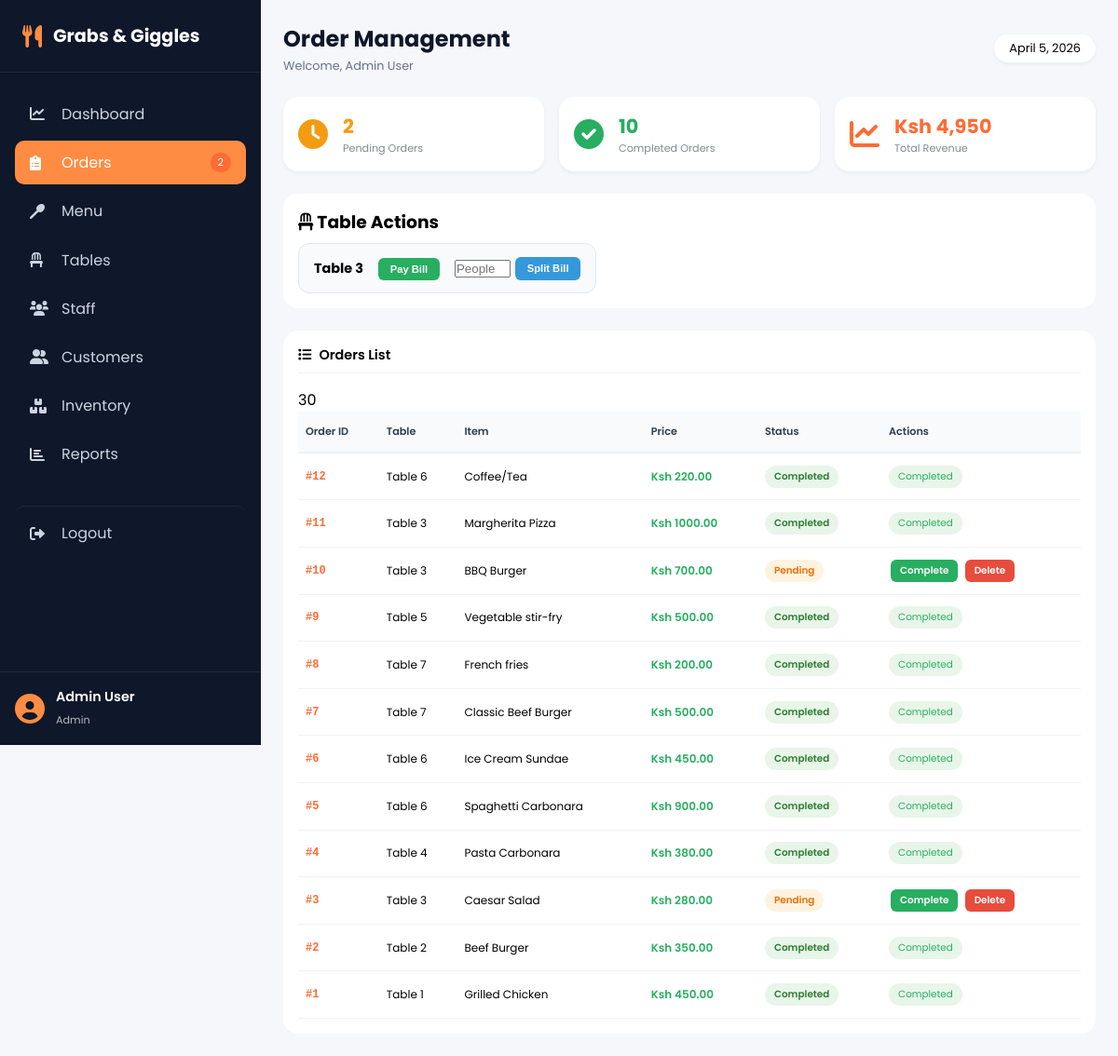
The page /pages/orders.php (signed in) on the database its author committed.
### tables this page shows
CREATE TABLE `orders` (
  `id` int(11) NOT NULL,
  `table_number` int(11) NOT NULL,
  `item_name` varchar(100) NOT NULL,
  `price` decimal(10,2) NOT NULL,
  `status` varchar(20) DEFAULT 'pending',
  `created_at` timestamp NOT NULL DEFAULT current_timestamp(),
  `customer_id` int(11) DEFAULT NULL
);

### pages/orders.php (the view, shortened to what this page needs)
<?php
include("../db_connect.php");
$user_role = $_SESSION['role'];
$user_name = $_SESSION['name'];
$orders = $conn->query("SELECT * FROM orders ORDER BY id DESC");
$pending = $conn->query("SELECT COUNT(*) as c FROM orders WHERE status='pending'")->fetch_assoc()['c'];
$completed = $conn->query("SELECT COUNT(*) as c FROM orders WHERE status='completed'")->fetch_assoc()['c'];
$revenue = $conn->query("SELECT SUM(price) as total FROM orders WHERE status='completed'")->fetch_assoc()['total'];
$tables_with_orders = $conn->query("SELECT DISTINCT table_number FROM orders WHERE status='pending'");
?>
<!DOCTYPE html>
<html>
<head>
    <link rel="stylesheet" href="https://cdnjs.cloudflare.com/ajax/libs/font-awesome/6.0.0-beta3/css/all.min.css">
    <link rel="stylesheet" href="../css/dashboard.css">
</head>
<body>
<div class="dashboard-container">
    <aside class="sidebar">
        <div class="sidebar-header"><div class="logo"><i class="fas fa-utensils"></i><span>Grabs & Giggles</span></div></div>
        <nav class="sidebar-nav">
            <?php if($user_role == 'Admin'): ?>
            <a href="dashboard.php" class="nav-item"><i class="fas fa-chart-line"></i><span>Dashboard</span></a>
            <?php endif; ?>
            <a href="orders.php" class="nav-item active"><i class="fas fa-clipboard-list"></i><span>Orders</span><?php if($pending>0) echo "<span class='badge'>$pending</span>"; ?></a>
            <a href="menu.php" class="nav-item"><i class="fas fa-utensil-spoon"></i><span>Menu</span></a>
            <a href="tables.php" class="nav-item"><i class="fas fa-chair"></i><span>Tables</span></a>
            <?php if($user_role == 'Admin'): ?>
            <a href="staff.php" class="nav-item"><i class="fas fa-users"></i><span>Staff</span></a>
            <a href="customers.php" class="nav-item"><i class="fas fa-user-friends"></i><span>Customers</span></a>
            <a href="inventory.php" class="nav-item"><i class="fas fa-boxes"></i><span>Inventory</span></a>
            <a href="reports.php" class="nav-item"><i class="fas fa-chart-bar"></i><span>Reports</span></a>
            <?php endif; ?>
            <a href="logout.php" class="nav-item logout"><i class="fas fa-sign-out-alt"></i><span>Logout</span></a>
        </nav>
        <div class="user-info"><i class="fas fa-user-circle"></i><div><p><?php echo $user_name; ?></p><small><?php echo $user_role; ?></small></div></div>
    </aside>
    <main class="main-content">
        <div class="top-bar">
            <div><h1>Order Management</h1><p>Welcome, <?php echo $user_name; ?></p></div>
            <div class="date"><?php echo date('F j, Y'); ?></div>
        </div>
        <div class="stats-mini">
            <div class="stat-mini-card pending-stat"><i class="fas fa-clock"></i><div><h3><?php echo $pending; ?></h3><p>Pending Orders</p></div></div>
            <div class="stat-mini-card completed-stat"><i class="fas fa-check-circle"></i><div><h3><?php echo $completed; ?></h3><p>Completed Orders</p></div></div>
            <div class="stat-mini-card revenue-stat"><i class="fas fa-chart-line"></i><div><h3>Ksh <?php echo number_format($revenue); ?></h3><p>Total Revenue</p></div></div>
        </div>
        <?php if($tables_with_orders && $tables_with_orders->num_rows > 0): ?>
        <div class="table-actions-card">
            <h3><i class="fas fa-chair"></i> Table Actions</h3>
            <div class="table-actions-grid">
                <?php while($t = $tables_with_orders->fetch_assoc()): ?>
                <div class="table-action">
                    <strong>Table <?php echo $t['table_number']; ?></strong>
                    <form method="POST" style="display:inline;">
                        <button type="submit" name="pay_table" class="btn-pay">Pay Bill</button>
                    </form>
                    <form method="POST" style="display:inline-flex; gap:5px; align-items:center;">
                        <input type="number" name="people" placeholder="People" style="width:60px;" required>
                        <button type="submit" name="split_bill" class="btn-split">Split Bill</button>
                    </form>
                </div>
                <?php endwhile; ?>
            </div>
        </div>
        <?php endif; ?>
        <div class="recent-orders-card">
            <div class="card-header"><h3><i class="fas fa-list"></i> Orders List</h3></div>
            <div class="table-responsive">
                <table class="orders-table">
                    <thead>
                            <th>Order ID</th>
                            <th>Table</th>
                            <th>Item</th>
                            <th>Price</th>
                            <th>Status</th>
                            <th>Actions</th>
                        </thead>
                    <tbody>
                        <?php if($orders && $orders->num_rows > 0): ?>
                            <?php while($order = $orders->fetch_assoc()): ?>
                            <tr data-status="<?php echo $order['status']; ?>">
                                <td class="order-id">#<?php echo $order['id']; ?> </span>
                                <td class="table-num">Table <?php echo $order['table_number']; ?> </span>
                                <td class="item-name"><?php echo $order['item_name']; ?> </span>
                                <td class="price">Ksh <?php echo $order['price']; ?> </span>
                                <td class="status-cell">
                                    <span class="status-badge <?php echo $order['status'] == 'completed' ? 'status-completed' : 'status-pending'; ?>">
                                        <?php echo ucfirst($order['status']); ?>
                                    </span>
                                <td class="actions-cell">
                                    <?php if($order['status'] == 'pending'): ?>
                                        <a href="?complete=<?php echo $order['id']; ?>" class="action-btn complete-btn" onclick="return confirm('Complete this order?')">Complete</a>
                                        <a href="?delete=<?php echo $order['id']; ?>" class="action-btn delete-btn" onclick="return confirm('Delete this order?')">Delete</a>
                                    <?php else: ?>
                                        <span class="completed-label">Completed</span>
                                    <?php endif; ?>
                            <?php endwhile; ?>
                        <?php else: ?>
                            30<td colspan="6" class="empty-state">No orders found. <a href="menu.php">Add orders from menu</a></span> </span>
                        <?php endif; ?>
                    </tbody>
            </div>
        </div>
    </main>
</div>
</body>
</html>

### css/dashboard.css (style rules this page uses)
* { margin: 0; padding: 0; box-sizing: border-box; }
body { font-family: 'Poppins', sans-serif; background: #f5f7fb; }
.dashboard-container { display: flex; min-height: 100vh; }
.sidebar { width: 280px; background: #0f172a; color: white; position: fixed; height: 100vh; display: flex; flex-direction: column; overflow-y: auto; z-index: 100; }
.sidebar-header { padding: 1.5rem; border-bottom: 1px solid #1e293b; }
.logo { display: flex; align-items: center; gap: 12px; font-size: 1.2rem; font-weight: 700; }
.logo i { font-size: 1.5rem; color: #ff8c42; }
.logo span { color: white; }
.sidebar-nav { flex: 1; padding: 1rem; }
.nav-item { display: flex; align-items: center; gap: 12px; padding: 0.7rem 1rem; margin: 0.3rem 0; border-radius: 10px; color: #cbd5e1; text-decoration: none; transition: all 0.3s; }
.nav-item i { width: 22px; font-size: 1rem; }
.nav-item.active { background: #ff8c42; color: white; }
.nav-item.logout { margin-top: 2rem; border-top: 1px solid #1e293b; padding-top: 1rem; }
.badge { background: #ff6b35; padding: 2px 8px; border-radius: 20px; font-size: 0.7rem; margin-left: auto; }
.user-info { padding: 1rem; border-top: 1px solid #1e293b; display: flex; align-items: center; gap: 12px; }
.user-info i { font-size: 2rem; color: #ff8c42; }
.user-info p { font-weight: 600; font-size: 0.9rem; }
.user-info small { font-size: 0.7rem; opacity: 0.7; }
.main-content { flex: 1; margin-left: 280px; padding: 1.5rem; width: calc(100% - 280px); }
.top-bar { display: flex; justify-content: space-between; align-items: center; margin-bottom: 1.5rem; flex-wrap: wrap; gap: 1rem; }
.top-bar h1 { font-size: 1.5rem; font-weight: 700; color: #0f172a; margin-bottom: 0.2rem; }
.top-bar p { color: #64748b; font-size: 0.8rem; }
.date { background: white; padding: 0.4rem 1rem; border-radius: 30px; font-size: 0.8rem; box-shadow: 0 2px 4px rgba(0, 0, 0, 0.05); display: flex; align-items: center; gap: 0.5rem; }
.orders-table { width: 100%; border-collapse: collapse; }
.orders-table th { text-align: left; padding: 0.8rem 0.5rem; background: #f8fafc; font-weight: 600; font-size: 0.7rem; color: #2c3e50; border-bottom: 2px solid #eef2f6; }
.orders-table td { padding: 0.8rem 0.5rem; border-bottom: 1px solid #f0f2f5; font-size: 0.75rem; vertical-align: middle; }
.order-id { font-weight: 700; color: #ff6b35; font-family: monospace; }
.price { font-weight: 600; color: #27ae60; }

### rows shown on the page
orders: id "12", table_number "6", item_name "Coffee/Tea", price "220.00", status "Completed"
orders: id "11", table_number "3", item_name "Margherita Pizza", price "1000.00", status "Completed"
orders: id "10", table_number "3", item_name "BBQ Burger", price "700.00", status "Pending"
orders: id "9", table_number "5", item_name "Vegetable stir-fry", price "500.00", status "Completed"
orders: id "8", table_number "7", item_name "French fries", price "200.00", status "Completed"
orders: id "7", table_number "7", item_name "Classic Beef Burger", price "500.00", status "Completed"
orders: id "6", table_number "6", item_name "Ice Cream Sundae", price "450.00", status "Completed"
orders: id "5", table_number "6", item_name "Spaghetti Carbonara", price "900.00", status "Completed"
orders: id "4", table_number "4", item_name "Pasta Carbonara", price "380.00", status "Completed"
orders: id "3", table_number "3", item_name "Caesar Salad", price "280.00", status "Pending"
orders: id "2", table_number "2", item_name "Beef Burger", price "350.00", status "Completed"
orders: id "1", table_number "1", item_name "Grilled Chicken", price "450.00", status "Completed"

### other values the page prints
$pending "2"
$user_name "Admin User"
$user_role "Admin"
$completed "10"
$revenue "4,950"
$t['table_number'] "3"
